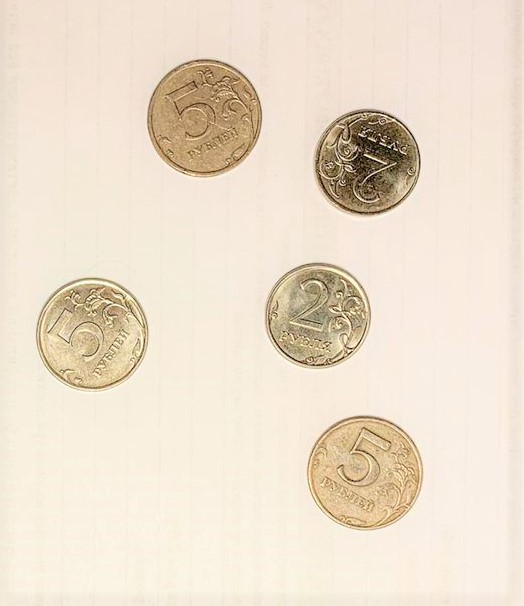
#> input picture coins2.jpg, 524 x 606 px
$ python general.py
#> lines starting #> are read from the running program, lines starting #| are printed output that depends on the picture; after the words box and inside, x2 and y2 are one past the last pixel; in counts of white or black regions, pixels touching at a corner belong together
import cv2
import numpy as np

#filling holes in objects which might have appeared after conversoin to black and white
def fill_holes(bw_image):
    im_floodfill = bw_image.copy()
    # Mask used to flood filling.
    # Notice the size needs to be 2 pixels than the image.
    h, w = bw_image.shape[:2]
    mask = np.zeros((h+2, w+2), np.uint8)
    # Floodfill from point (0, 0)

    cv2.floodFill(im_floodfill, mask, (0,0), 255);

    # Invert floodfilled image
    im_floodfill_inv = cv2.bitwise_not(im_floodfill)
#    Combine the two images to get the foreground.
    im_out = bw_image | im_floodfill_inv
    return im_out

# finding background color of the image
def find_background_color(image):
    colors_count = {}
    (channel_b, channel_g, channel_r) = cv2.split(image)
    # Flattens the 2D single channel array so as to make it easier to iterate over it
    channel_b = channel_b.flatten()
    channel_g = channel_g.flatten()
    channel_r = channel_r.flatten()

    for i in range(len(channel_b)):
        RGB = str(channel_r[i]) + "," + str(channel_g[i]) + "," + str(channel_b[i])
        if RGB in colors_count:
            colors_count[RGB] += 1
        else:
            colors_count[RGB] = 1
    return sorted(colors_count, key=colors_count.__getitem__)[colors_count.__len__()-1]

def count_avg_perimeter(cnts):
    sum = 0  # the total perimeter
    count = 0
    # calculating the average perimeter:
    for cnt in cnts:
        sum = sum + cv2.contourArea(cnt)
        count = count + 1
    avg = sum / count  # average perimeter for all objects
    return avg

def divide_cnts_by_size(cnts, image):
    avg = count_avg_perimeter(cnts)
    xcnts=[]  # larger than the average perimeter
    ycnts = []  # smaller than the average perimeter
    # divide the circles into two groups: larger and smaller than the average perimeter:
    for cnt in cnts:
        if cv2.contourArea(cnt) > avg:
            xcnts.append(cnt)
        else:
            ycnts.append(cnt)

    cv2.drawContours(image, xcnts, -1, (0, 0, 255), 2)
    cv2.drawContours(image, ycnts, -1, (255, 0, 0), 2)

def add_padding(image):
    colors = find_background_color(image)
    color = colors.split(',')
    image = cv2.copyMakeBorder(image, 5, 5, 5, 5, cv2.BORDER_CONSTANT, None, (int(color[0]), int(color[1]), int(color[2])))
    return image

def morphology_operations(image):
    img2 = image
    erosionimg = cv2.erode(img2, kernel, iterations = 1)
    openimg = cv2.morphologyEx(img2, cv2.MORPH_OPEN, kernel)
    rezimg = openimg - erosionimg
    grayImage = cv2.cvtColor(rezimg, cv2.COLOR_BGR2GRAY)
    closeimg = cv2.morphologyEx(grayImage, cv2.MORPH_CLOSE, kernel, iterations=11)
    return closeimg

image = cv2.imread("./coins2.jpg")
#> image is the input picture: shape (606, 524, 3); mean B, G, R 204.7, 222.9, 236.6
kernel = np.ones((5, 5), np.uint8)
# getting rid of the border
height = image.shape[0]
#> height = 606
width = image.shape[1]
#> width = 524
image = image[5: height - 5, 5: width - 5]
#> image: shape (596, 514, 3)
# adding a padding to the image the color of the background
image = add_padding(image)
#> in find_background_color, `(channel_b, channel_g, channel_r) = cv2.split(image)`:
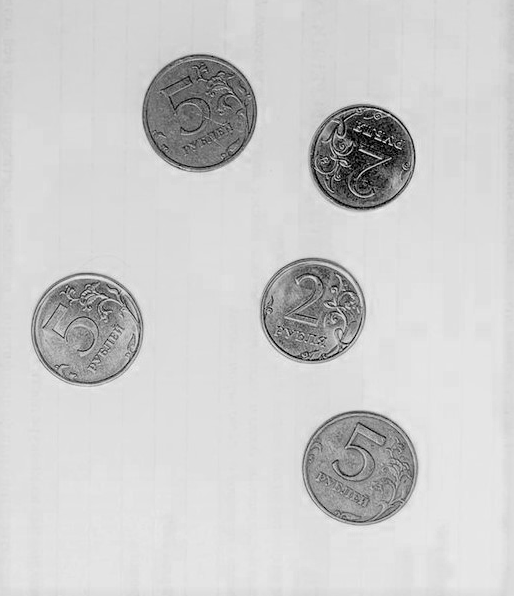
#> channel_b: shape (596, 514); min 0, max 238, mean 204.3
#> in find_background_color, `(channel_b, channel_g, channel_r) = cv2.split(image)`:
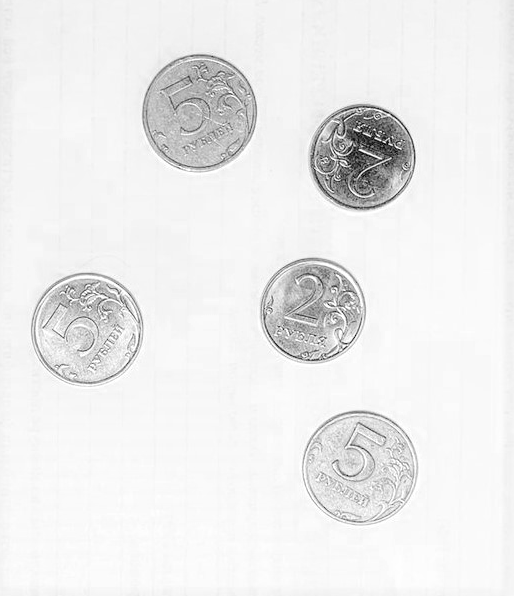
#> channel_r: shape (596, 514); min 6, max 255, mean 236.5
#> the loop in find_background_color, `for i in range(len(channel_b)):` made 306344 passes
#> RGB on passes 1 to 3: '235,216,201', '236,217,202', '238,219,204'
#> after the loop in find_background_color, `for i in range(len(channel_b)):`: colors_count = 22622 items
#> in add_padding, `colors = find_background_color(image)`: colors = '243,227,212'
#> in add_padding, `color = colors.split(',')`: color = ['243', '227', '212']
# morphology operation
closeimg = morphology_operations(image)
#> in morphology_operations, `erosionimg = cv2.erode(img2, kernel, iterations = 1)`:
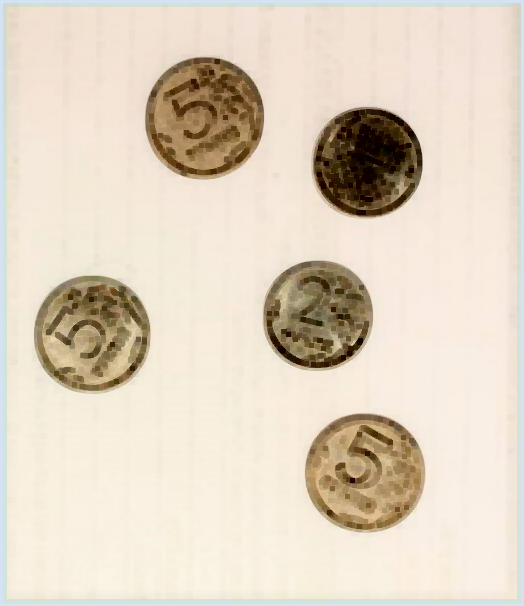
#> erosionimg: shape (606, 524, 3); mean B, G, R 194.2, 211.8, 224.3
#> in morphology_operations, `rezimg = openimg - erosionimg`:
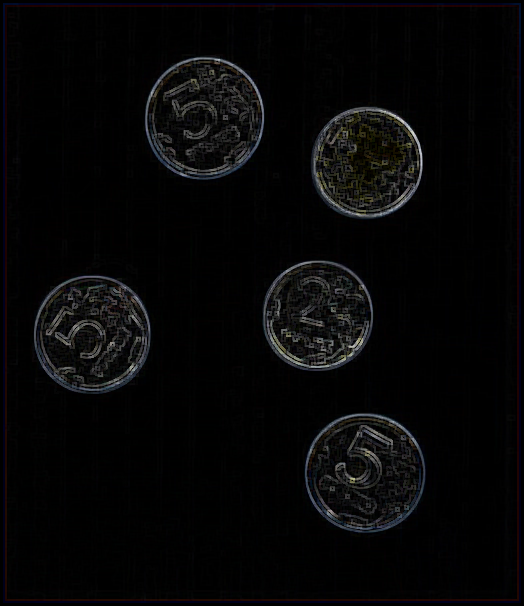
#> rezimg: shape (606, 524, 3); mean B, G, R 7, 6.6, 6.8
#> in morphology_operations, `closeimg = cv2.morphologyEx(grayImage, cv2.MORPH_CLOSE, kernel, iterat..`:
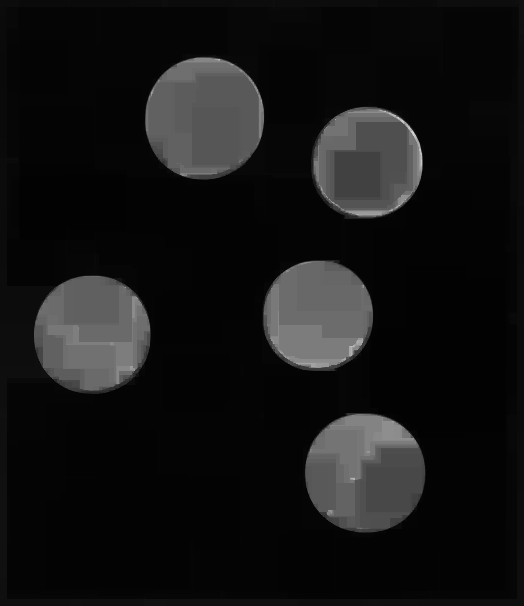
#> closeimg: shape (606, 524); min 2, max 212, mean 20.2
(thresh, blackAndWhiteImage) = cv2.threshold(closeimg, 1, 255, cv2.THRESH_BINARY + cv2.THRESH_OTSU)
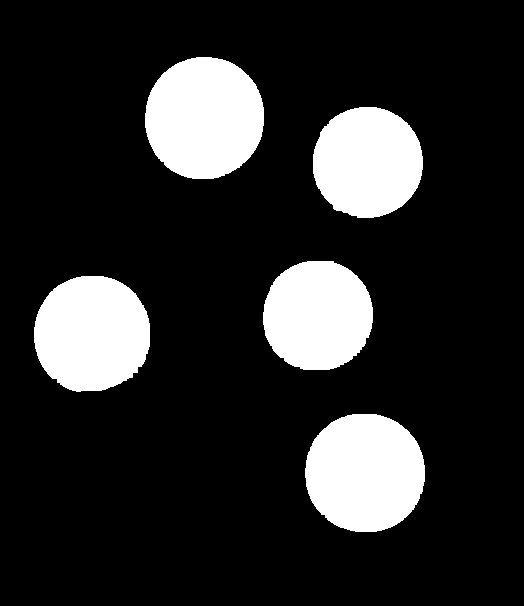
#> blackAndWhiteImage: shape (606, 524); 16.7% white; 5 white regions
#> thresh = 51
filled_holes = fill_holes(blackAndWhiteImage)
#> in fill_holes, `cv2.floodFill(im_floodfill, mask, (0,0), 255);`: im_floodfill: shape (606, 524); every value is 255
#> in fill_holes, `im_floodfill_inv = cv2.bitwise_not(im_floodfill)`: im_floodfill_inv: shape (606, 524); every value is 0
cnts = cv2.findContours(filled_holes, cv2.RETR_LIST, cv2.CHAIN_APPROX_SIMPLE)[-2]
#> cnts = 5 contours; box (x1, y1, x2, y2) and area: (145, 57, 264, 179) 11372, (305, 414, 425, 532) 11146, (34, 276, 150, 392) 10586, (313, 107, 423, 218) 9530, (263, 261, 373, 370) 9460
divide_cnts_by_size(cnts, image)
#> the loop in count_avg_perimeter, `for cnt in cnts:` made 5 passes
#> sum on passes 1 to 5: 11146, 21732, 31192, 40722.5, 52095
#> after the loop in count_avg_perimeter, `for cnt in cnts:`: count = 5; sum = 52095
#> in count_avg_perimeter, `avg = sum / count`: avg = 10419
#> the loop in divide_cnts_by_size, `for cnt in cnts:` made 5 passes
#> after the loop in divide_cnts_by_size, `for cnt in cnts:`: xcnts = 3 contours; box (x1, y1, x2, y2) and area: (145, 57, 264, 179) 11372, (305, 414, 425, 532) 11146, (34, 276, 150, 392) 10586; ycnts = 2 contours; box (x1, y1, x2, y2) and area: (313, 107, 423, 218) 9530, (263, 261, 373, 370) 9460
image = image[5: height - 5, 5: width - 5]
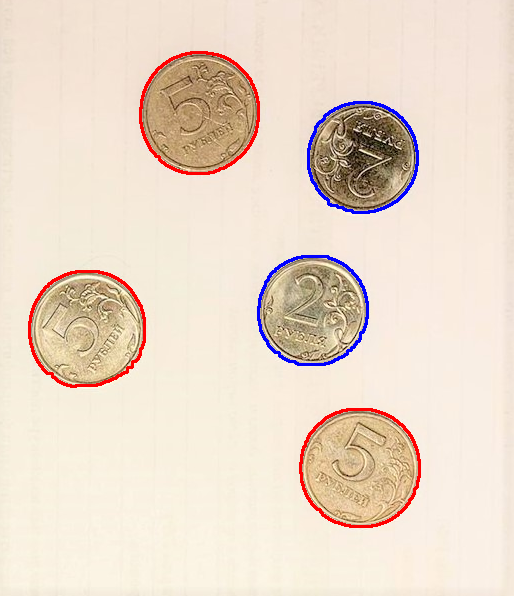
#> image: shape (596, 514, 3); mean B, G, R 202.1, 218.1, 234.7
cv2.imshow("coins", image)
cv2.waitKey(0)
cv2.destroyAllWindows()

$ run again, with Circles2.jpg copied over coins2.jpg
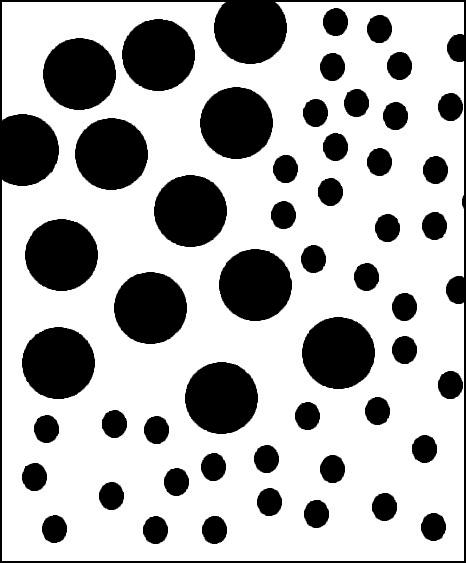
#> input picture Circles2.jpg, 466 x 563 px
#> image is the input picture: shape (563, 466, 3); min 0, max 255, mean 177.8
#> the loop in find_background_color, `for i in range(len(channel_b)):` made 252168 passes
#> RGB on passes 1 to 3: '240,240,240', '255,255,255', '255,255,255'
#> after the loop in find_background_color, `for i in range(len(channel_b)):`: colors_count = 256 items
#> colors = '255,255,255'
#> color = ['255', '255', '255']
#> `(thresh, blackAndWhiteImage) = cv2.threshold(closeimg, 1, 255, cv2.THR..`:
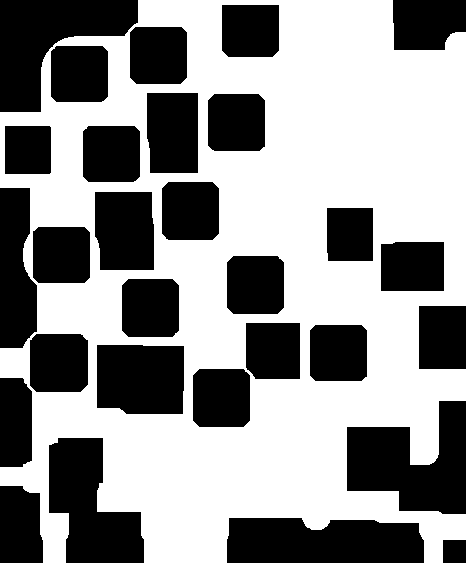
#> blackAndWhiteImage: shape (563, 466); 56.9% white; 29 black regions, largest, box (x1, y1, x2, y2) and area: (347, 401, 466, 514) 8668, (0, 0, 138, 112) 8264, (227, 518, 424, 563) 8157
#> thresh = 126
#> im_floodfill: shape (563, 466); 60.1% white; 28 black regions, largest, box (x1, y1, x2, y2) and area: (347, 401, 466, 514) 8668, (227, 518, 424, 563) 8157, (49, 438, 144, 563) 7626
#> im_out: shape (563, 466); 96.9% white; 1 black region
#> cnts = 1 contour; box (x1, y1, x2, y2) and area: (0, 0, 466, 563) 253082
#> the loop in count_avg_perimeter, `for cnt in cnts:` made 1 pass
#> (sum, count) on pass 1: (253082.5, 1)
#> after the loop in count_avg_perimeter, `for cnt in cnts:`: count = 1; sum = 253082.5
#> the loop in divide_cnts_by_size, `for cnt in cnts:` made 1 pass
#> after the loop in divide_cnts_by_size, `for cnt in cnts:`: xcnts = []; ycnts has the same summary as cnts outside divide_cnts_by_size
#> in divide_cnts_by_size, `cv2.drawContours(image, ycnts, -1, (255, 0, 0), 2)`:
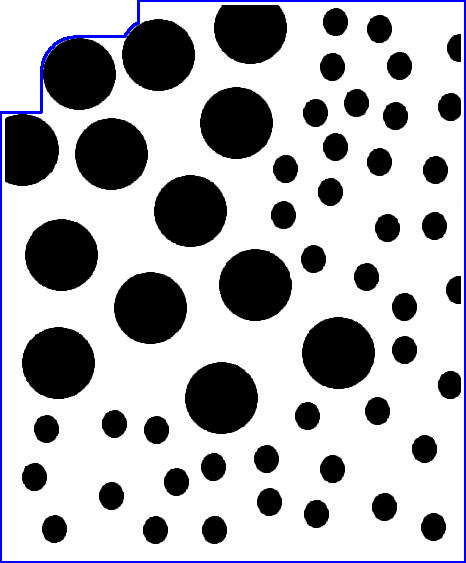
#> image: shape (563, 466, 3); mean B, G, R 182.3, 178.1, 178.1
